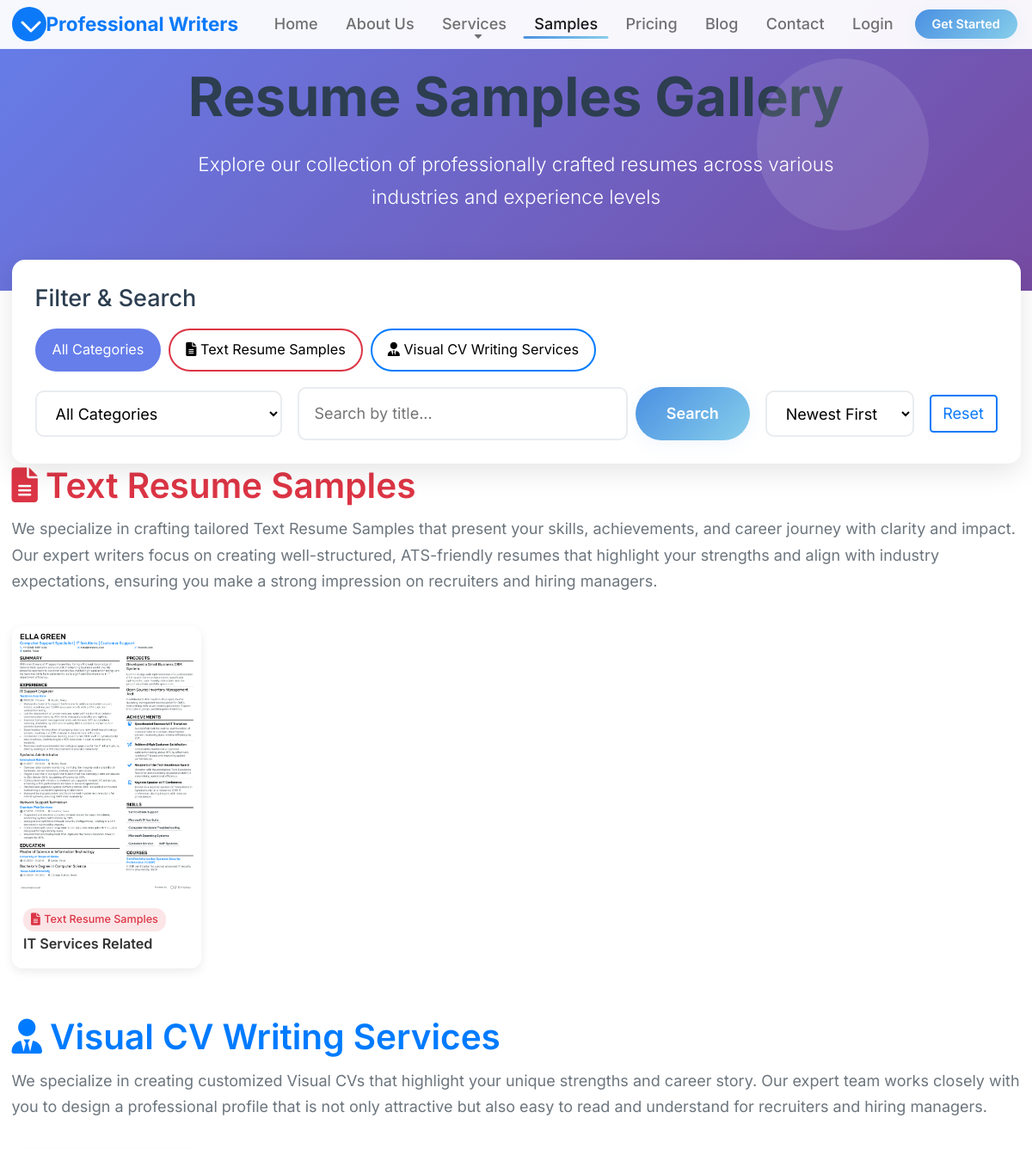
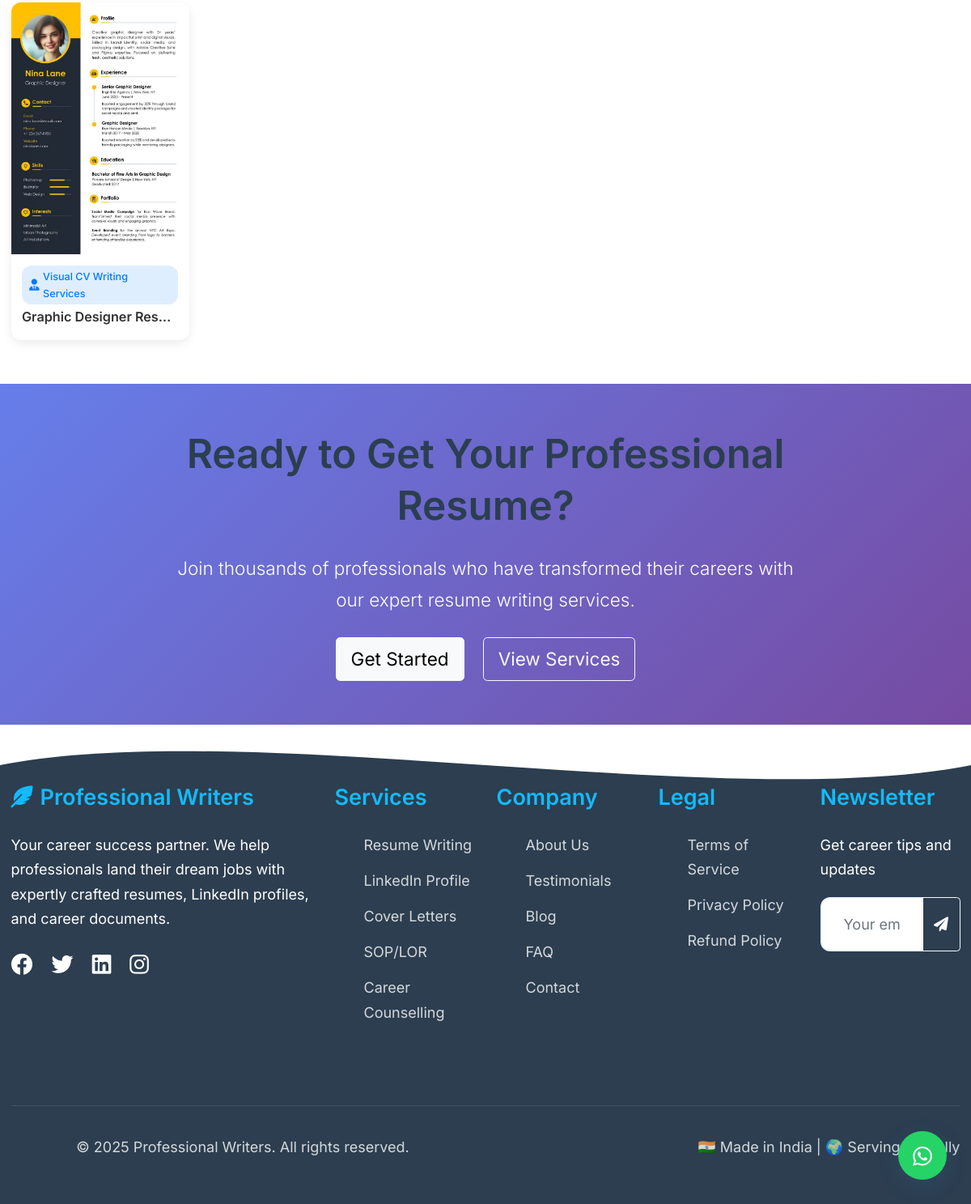
Screenshot of /samples/ with the database file from the repository (2 pictures, top to bottom).
### writers_app/models.py (models this page shows, shortened)
class SampleCategory(models.Model):
    name = models.CharField(max_length=100)
    slug = models.SlugField(unique=True)
    description = models.TextField(blank=True)
    color = models.CharField(max_length=7, default='#007bff', help_text='Hex color code')
    icon = models.CharField(max_length=50, default='fas fa-folder')
    is_active = models.BooleanField(default=True)
    order = models.IntegerField(default=0)
    created_at = models.DateTimeField(auto_now_add=True)
    class Meta:
        ordering = ['order', 'name']
        verbose_name_plural = 'Sample Categories'

class ResumeSample(models.Model):
    SAMPLE_TYPE_CHOICES = [
        ('before', 'Before'),
        ('after', 'After'),
        ('standalone', 'Standalone'),
    ]
    title = models.CharField(max_length=200)
    category = models.ForeignKey(SampleCategory, on_delete=models.CASCADE, related_name='samples')
    sample_type = models.CharField(max_length=20, choices=SAMPLE_TYPE_CHOICES, default='standalone')
    image = models.ImageField(upload_to='samples/', help_text='A4 ratio image (210x297mm or 595x842px)')
    is_featured = models.BooleanField(default=False)
    is_active = models.BooleanField(default=True)
    view_count = models.IntegerField(default=0)
    created_at = models.DateTimeField(auto_now_add=True)
    updated_at = models.DateTimeField(auto_now=True)
    class Meta:
        ordering = ['-is_featured', '-created_at']

### writers_app/views.py (the view)
# urls.py: path('samples/', views.SamplesView.as_view(), name='samples'),
class SamplesView(TemplateView):
    template_name = 'samples.html'
    def get_context_data(self, **kwargs):
        context = super().get_context_data(**kwargs)
        categories = SampleCategory.objects.filter(is_active=True).order_by('order')
        samples_by_category = {}
        for category in categories:
            samples_by_category[category] = ResumeSample.objects.filter(
                category=category, is_active=True
            ).order_by('-is_featured', '-created_at')
        context['samples_by_category'] = samples_by_category
        context['categories'] = categories
        return context

### templates/samples.html (shortened to what this page needs)
{% extends "base.html" %}
{% load static %}
{% block content %}
<section class="samples-hero">
    <div class="container">
        <div class="row justify-content-center text-center">
            <div class="col-lg-8">
                <h1 class="mb-3">Resume Samples Gallery</h1>
                <p class="lead">Explore our collection of professionally crafted resumes across various industries and experience levels</p>
            </div>
        </div>
    </div>
</section>
<div class="container">
    <div class="filter-bar">
        <div class="row">
            <div class="col-12">
                <h5 class="mb-3">Filter & Search</h5>
                <div class="category-filter">
                    <button class="category-btn active" data-category="all">All Categories</button>
                    {% for category in categories %}
                    <button class="category-btn" data-category="{{ category.slug }}" style="border-color: {{ category.color }};">
                        <i class="{{ category.icon }}"></i> {{ category.name }}
                    </button>
                    {% endfor %}
                </div>
                <div class="search-sort-bar">
                    <div class="sort-dropdown">
                        <select id="categoryFilter">
                            <option value="all">All Categories</option>
                        </select>
                    </div>
                    <div class="search-box" style="display: flex; gap: 0.5rem;">
                        <input type="text" id="searchInput" placeholder="Search by title..." style="flex: 1;">
                        <button class="btn btn-primary" id="searchBtn">Search</button>
                    </div>
                    <div class="sort-dropdown">
                        <select id="sortSelect">
                            <option value="newest">Newest First</option>
                        </select>
                    </div>
                    <button class="btn btn-outline-primary" id="resetFilters">Reset</button>
                </div>
            </div>
        </div>
    </div>
</div>
<div class="container">
    {% for category, samples in samples_by_category.items %}
    {% if samples %}
    <section class="category-section mb-5">
        <div class="category-header mb-4">
            <h3 class="category-title" style="color: {{ category.color }};">
                <i class="{{ category.icon }} me-2"></i>{{ category.name }}
            </h3>
            {% if category.description %}
            <p class="category-description text-muted">{{ category.description }}</p>
            {% endif %}
        </div>
        <div class="samples-grid">
            {% for sample in samples %}
            <div class="sample-card fade-in-up"
                 data-category="{{ category.slug }}"
                 data-title="{{ sample.title|lower }}"
                 data-date="{{ sample.created_at|date:'Y-m-d' }}"
                 data-views="{{ sample.view_count }}">
                <div class="sample-thumbnail" onclick="openModal('{{ sample.image.url }}', '{{ sample.title }}')">
                    <img src="{{ sample.image.url }}" alt="{{ sample.title }}" loading="lazy" style="aspect-ratio: 210/297; object-fit: cover;">
                </div>
                <div class="sample-info">
                    <div class="sample-category" style="background-color: {{ category.color }}20; color: {{ category.color }};">
                        <i class="{{ category.icon }}"></i> {{ category.name }}
                    </div>
                    <h5 class="sample-title">{{ sample.title }}</h5>
                </div>
            </div>
            {% endfor %}
        </div>
    </section>
    {% endif %}
    {% empty %}
    <div class="no-results text-center py-5">
        <i class="fas fa-folder-open fa-3x text-muted mb-3"></i>
        <h4>No samples available</h4>
        <p>Check back soon for new resume samples!</p>
    </div>
    {% endfor %}
</div>
<section class="py-5" style="background: var(--samples-gradient);">
    <div class="container">
        <div class="row justify-content-center text-center text-white">
            <div class="col-lg-8">
                <h2 class="mb-4">Ready to Get Your Professional Resume?</h2>
                <p class="lead mb-4">Join thousands of professionals who have transformed their careers with our expert resume writing services.</p>
                <div>
                    <a href="{% url 'contact' %}" class="btn btn-light btn-lg me-3">Get Started</a>
                    <a href="{% url 'services' %}" class="btn btn-outline-light btn-lg">View Services</a>
                </div>
            </div>
        </div>
    </div>
</section>
{% endblock %}

### static/css/style.css (style rules this page uses)
:root { --primary-blue: #0c7af8; --light-blue: #12bbfd; --sky-blue: #bce2fd; --soft-blue: #F0F8FF; --white: #FFFFFF; --light-grey: #F8FAFB; --text-dark: #2C3E50; --text-light: #6B7280; --gradient-primary: linear-gradient(135deg, #4A90E2 0%, #87CEEB 100%); --gradient-soft: linear-gradient(135deg, #E3F2FD 0%, #F0F8FF 100%); --shadow-soft: 0 4px 20px rgba(74, 144, 226, 0.08); --shadow-medium: 0 8px 30px rgba(74, 144, 226, 0.12); --shadow-large: 0 15px 50px rgba(74, 144, 226, 0.15); --border-radius: 20px; --border-radius-small: 12px; --transition: all 0.3s cubic-bezier(0.4, 0, 0.2, 1); }
body { zoom: 1.11; position: relative; }
* { margin: 0; padding: 0; box-sizing: border-box; }
body { font-family: 'Inter', 'Segoe UI', sans-serif; line-height: 1.7; color: var(--text-dark); background: var(--white); overflow-x: hidden; }
h1, h2, h3, h4, h5, h6 { font-family: 'Inter', sans-serif; font-weight: 600; line-height: 1.3; color: var(--text-dark); }
h1 { font-size: 3.5rem; font-weight: 700; }
h2 { font-size: 2.75rem; font-weight: 600; }
h3 { font-size: 2.25rem; font-weight: 600; }
h5 { font-size: 1.5rem; font-weight: 500; }
.btn-primary { background: var(--gradient-primary); border: none; padding: 0.875rem 2rem; border-radius: 50px; font-weight: 600; transition: var(--transition); box-shadow: var(--shadow-soft); color: white; }
.btn-outline-primary { border: 2px solid var(--primary-blue); color: var(--primary-blue); background: transparent; }

### templates/samples.html (style rules this page uses)
:root { --samples-primary: #667eea; --samples-secondary: #764ba2; --samples-gradient: linear-gradient(135deg, #667eea 0%, #764ba2 100%); }
.samples-hero { background: var(--samples-gradient); padding: 4rem 0; color: white; position: relative; overflow: hidden; }
.samples-hero::before { content: ''; position: absolute; width: 200px; height: 200px; background: rgba(255,255,255,0.1); border-radius: 50%; top: 20%; right: 10%; animation: float 6s ease-in-out infinite; }
.filter-bar { background: white; border-radius: 15px; padding: 1.5rem; box-shadow: 0 10px 30px rgba(0,0,0,0.1); margin-top: -2rem; position: relative; z-index: 10; }
.category-filter { display: flex; flex-wrap: wrap; gap: 0.5rem; margin-bottom: 1rem; }
.category-btn { padding: 0.5rem 1rem; border: 2px solid #e9ecef; background: white; border-radius: 25px; cursor: pointer; transition: all 0.3s ease; font-size: 0.9rem; }
.category-btn:hover, .category-btn.active { background: var(--samples-primary); color: white; border-color: var(--samples-primary); }
.search-sort-bar { display: flex; gap: 1rem; align-items: center; flex-wrap: wrap; }
.search-box { flex: 1; min-width: 200px; }
.search-box input { border: 2px solid #e9ecef; border-radius: 10px; padding: 0.75rem 1rem; width: 100%; transition: border-color 0.3s ease; }
.sort-dropdown select { border: 2px solid #e9ecef; border-radius: 10px; padding: 0.75rem 1rem; background: white; }
.samples-grid { display: grid; grid-template-columns: repeat(auto-fill, minmax(200px, 1fr)); gap: 1rem; margin-top: 2rem; }
.sample-card { background: white; border-radius: 12px; overflow: hidden; box-shadow: 0 4px 12px rgba(0,0,0,0.08); transition: all 0.3s ease; position: relative; }
.sample-thumbnail { position: relative; aspect-ratio: 210/297; overflow: hidden; cursor: zoom-in; }
.sample-thumbnail img { width: 100%; height: 100%; object-fit: contain; background-color: #f8f9fa; transition: transform 0.3s ease; }
.sample-info { padding: 0.75rem; }
.sample-category { display: inline-flex; align-items: center; gap: 0.25rem; padding: 0.15rem 0.5rem; border-radius: 12px; font-size: 0.7rem; font-weight: 500; margin-bottom: 0.25rem; }
.sample-category i { font-size: 0.8rem; }
.sample-title { font-size: 0.9rem; font-weight: 600; margin-bottom: 0.25rem; color: #333; white-space: nowrap; overflow: hidden; text-overflow: ellipsis; }
.fade-in-up { animation: fadeInUp 0.6s ease-out; }

### templates/base.html (style rules this page uses)
@media (min-width: 1200px) { html { font-size: 18px; } }
@media (min-width: 1200px) { body { zoom: 1 !important; } }
@media (min-width: 1200px) { .container { max-width: 1200px; } }

### rows the page displays
SampleCategory: name "Text Resume Samples", description "We specialize in crafting tailored Text Resume Samples that present your skills, achievements, and career journey with clarity and impact. Our expert writers focus on creating well-structured, ATS-friendly resumes that highlight your strengths and align with industry expectations, ensuring you make a strong impression on recruiters and hiring managers."
SampleCategory: name "Visual CV Writing Services", description "We specialize in creating customized Visual CVs that highlight your unique strengths and career story. Our expert team works closely with you to design a professional profile that is not only attractive but also easy to read and understand for recruiters and hiring managers."
ResumeSample: image (picture), title "IT Services Related"
ResumeSample: image (picture), title "Graphic Designer Res…"
